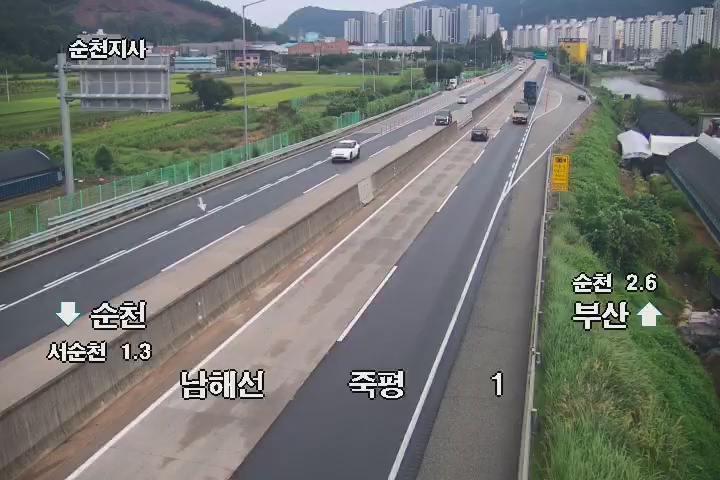
#> input picture frame.jpg, 720 x 480 px
$ python -i handover_features.py   (imports and definitions only)
#> lines starting #> are read from the running program, lines starting #| are printed output that depends on the picture; after the words box and inside, x2 and y2 are one past the last pixel; in counts of white or black regions, pixels touching at a corner belong together
# handover_features.py
import os, json
import cv2
import numpy as np
from pathlib import Path
from core.config import CAM_STATS_PATH
from collections import defaultdict, deque

# ----------------------------
# A1. 카메라별 러닝 통계 (μ, σ) 저장/로드
# ----------------------------
# [43 lines that did not run here, left out]


# ----------------------------
# A2. 저비용 특징 추출
#   - HSV(H,S), LAB(a,b) hist
#   - (옵션) Hu moments 약간
# ----------------------------
def _crop_safe(img, xyxy):
    h, w = img.shape[:2]
    x1,y1,x2,y2 = map(int, xyxy)
    x1 = max(0, min(w-1, x1)); x2 = max(0, min(w, x2))
    y1 = max(0, min(h-1, y1)); y2 = max(0, min(h, y2))
    if x2 <= x1+1 or y2 <= y1+1:
        return None
    return img[y1:y2, x1:x2]

def _hist_1ch(ch, bins=32):
    hist = cv2.calcHist([ch],[0],None,[bins],[0,256]).ravel()
    hist = hist / (hist.sum()+1e-6)
    return hist.astype(np.float32)

def extract_color_feature(img_bgr, bins=32, use_clahe=True):
    # 조명 내성 보강 (V 채널 CLAHE 권장)
    if use_clahe:
        hsv = cv2.cvtColor(img_bgr, cv2.COLOR_BGR2HSV)
        h,s,v = cv2.split(hsv)
        clahe = cv2.createCLAHE(clipLimit=2.0, tileGridSize=(8,8))
        v = clahe.apply(v)
        hsv = cv2.merge([h,s,v])
        img_bgr = cv2.cvtColor(hsv, cv2.COLOR_HSV2BGR)

    hsv = cv2.cvtColor(img_bgr, cv2.COLOR_BGR2HSV)
    lab = cv2.cvtColor(img_bgr, cv2.COLOR_BGR2LAB)
    h,s,_ = cv2.split(hsv)
    _,a,b = cv2.split(lab)

    h_hist = _hist_1ch(h, bins)
    s_hist = _hist_1ch(s, bins)
    a_hist = _hist_1ch(a, bins)
    b_hist = _hist_1ch(b, bins)
    return np.concatenate([h_hist, s_hist, a_hist, b_hist], axis=0)  # 4*bins

def extract_shape_feature(img_bgr, take_hu=3):
    # 간단 이진화 후 Hu moments
    gray = cv2.cvtColor(img_bgr, cv2.COLOR_BGR2GRAY)
    gray = cv2.GaussianBlur(gray, (3,3), 1.0)
    thr = cv2.threshold(gray, 0, 255, cv2.THRESH_OTSU)[1]
    hu = cv2.HuMoments(cv2.moments(thr)).flatten()
    # log scale 안정화
    hu = -np.sign(hu)*np.log10(np.abs(hu) + 1e-9)
    hu = hu[:take_hu].astype(np.float32)  # 2~3D만 사용 권장
    # 비율 한 개 추가
    h, w = img_bgr.shape[:2]
    ratio = np.array([w/(h+1e-6)], dtype=np.float32)
    return np.concatenate([hu, ratio], axis=0)  # (take_hu + 1,)

def build_frame_feature(img_bgr, bins=32, with_shape=True):
    col = extract_color_feature(img_bgr, bins=bins, use_clahe=True)       # 4*bins
    if with_shape:
        shp = extract_shape_feature(img_bgr, take_hu=3)                   # 4D
        return np.concatenate([col, shp], axis=0)                          # 4*bins + 4
    return col


# ----------------------------
# A3. 트랙 → 핑거프린트 (중앙값 풀링 + 카메라 표준화)
# ----------------------------
# [23 lines that did not run here, left out]


# ----------------------------
# A4. 유사도 & 이중 게이트
# ----------------------------
def cosine_sim(a, b):
    na = np.linalg.norm(a); nb = np.linalg.norm(b)
    if na < 1e-6 or nb < 1e-6: return 0.0
    return float(np.dot(a,b) / (na*nb))

def bhattach_dist(p, q):
    # hist-like 부분에 더 적합하지만 여기서는 전체 벡터에도 사용 가능
    # (음수 없도록 ReLU; 안정화)
    p = np.maximum(0, p); q = np.maximum(0, q)
    p = p / (p.sum()+1e-6); q = q / (q.sum()+1e-6)
    bc = np.sum(np.sqrt(p*q))
    return float(np.clip(np.sqrt(max(0.0, 1.0 - bc)), 0.0, 1.0))

def compare_fingerprints(fp_src, fp_tgt, cos_th=0.85, bh_th=0.25, alpha=0.6):
    cos = cosine_sim(fp_src, fp_tgt)
    bh  = bhattach_dist(fp_src, fp_tgt)
    # 종합 점수(참고) 및 이중게이트 판정
    score = alpha*cos + (1-alpha)*(1.0 - bh)
    ok = (cos >= cos_th) or (bh <= bh_th)
    return {"cos":cos, "bh":bh, "score":score, "ok":ok}

>>> import cv2
>>> picture = cv2.imread('../frame.jpg')
#> picture is the input picture: shape (480, 720, 3); mean B, G, R 111.8, 116.6, 113.4
>>> result = build_frame_feature(picture)
#> in extract_color_feature, `hsv = cv2.cvtColor(img_bgr, cv2.COLOR_BGR2HSV)`: hsv: shape (480, 720, 3); mean H, S, V 70, 43.7, 124.2
#> in extract_color_feature, `h,s,v = cv2.split(hsv)`:
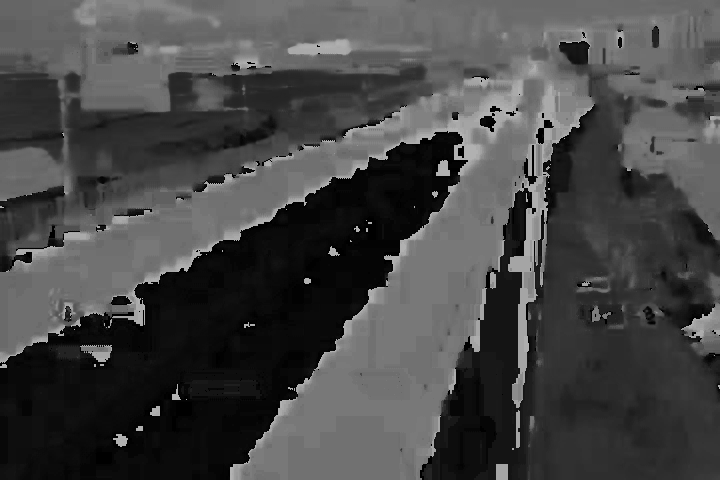
#> h: shape (480, 720); min 0, max 179, mean 70
#> in extract_color_feature, `h,s,v = cv2.split(hsv)`:
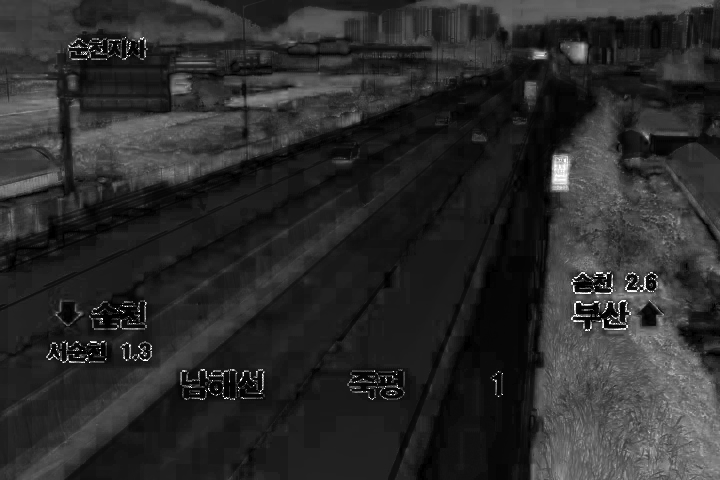
#> s: shape (480, 720); min 0, max 255, mean 43.7
#> in extract_color_feature, `v = clahe.apply(v)`:
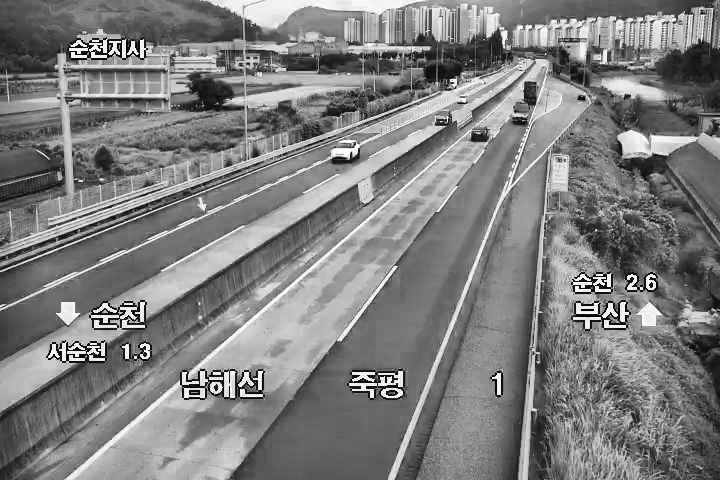
#> v: shape (480, 720); min 0, max 255, mean 126.5
#> in extract_color_feature, `hsv = cv2.merge([h,s,v])`: hsv: shape (480, 720, 3); mean H, S, V 70, 43.7, 126.5
#> in extract_color_feature, `img_bgr = cv2.cvtColor(hsv, cv2.COLOR_HSV2BGR)`:
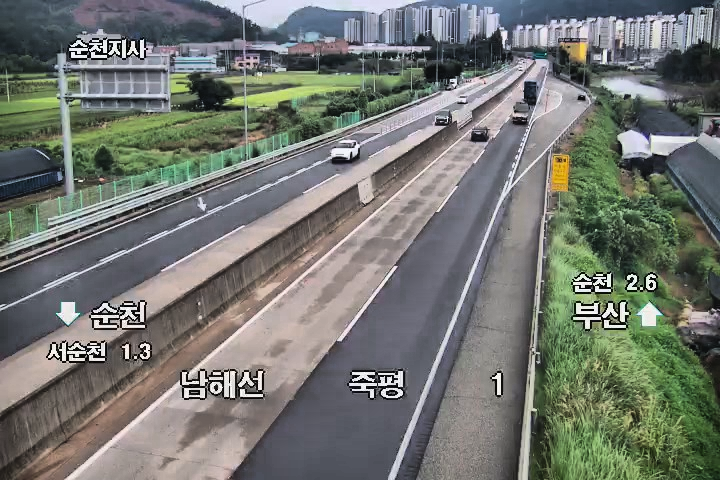
#> img_bgr: shape (480, 720, 3); mean B, G, R 112.7, 118.8, 115.3
#> in extract_color_feature, `hsv = cv2.cvtColor(img_bgr, cv2.COLOR_BGR2HSV)`: hsv: shape (480, 720, 3); mean H, S, V 69.9, 45, 126.5
#> in extract_color_feature, `lab = cv2.cvtColor(img_bgr, cv2.COLOR_BGR2LAB)`: lab: shape (480, 720, 3); mean of channels 0, 1, 2 124.6, 125.7, 130.9
#> in extract_color_feature, `_,a,b = cv2.split(lab)`:
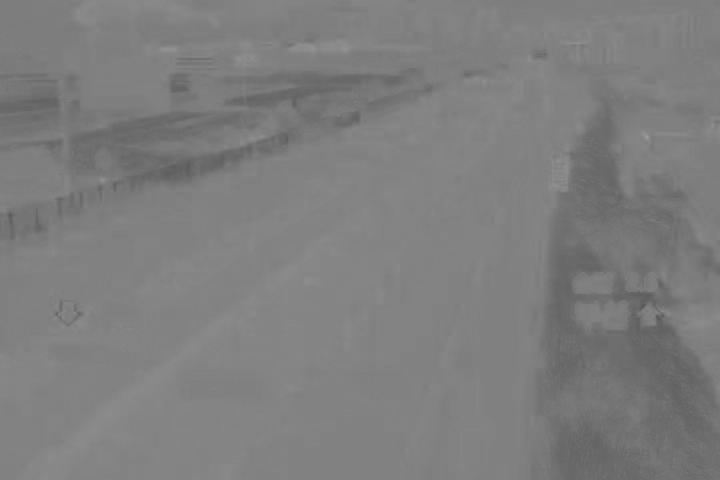
#> a: shape (480, 720); min 89, max 156, mean 125.7
#> in extract_color_feature, `_,a,b = cv2.split(lab)`:
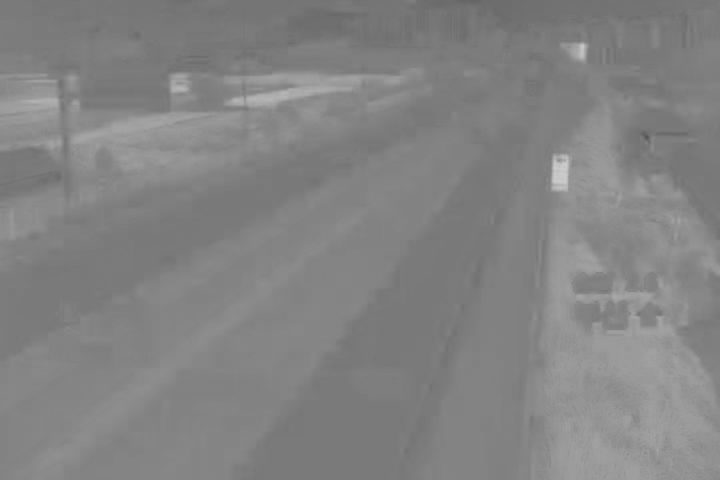
#> b: shape (480, 720); min 83, max 205, mean 130.9
#> in _hist_1ch, `hist = cv2.calcHist([ch],[0],None,[bins],[0,256]).ravel()`: hist = 32 values, max 56229 at index 1, min 0 at index 23, mean 10800
#> in _hist_1ch, `hist = hist / (hist.sum()+1e-6)`: hist = 32 values, max 0.163 at index 1, min 0 at index 23, mean 0.0312
#> in extract_color_feature, `h_hist = _hist_1ch(h, bins)`: h_hist has the same summary as hist in _hist_1ch
#> in extract_color_feature, `s_hist = _hist_1ch(s, bins)`: s_hist = 32 values, max 0.202 at index 3, min 0.000104 at index 30, mean 0.0312
#> in extract_color_feature, `a_hist = _hist_1ch(a, bins)`: a_hist = 32 values, max 0.602 at index 16, min 0 at index 0, mean 0.0312
#> in extract_color_feature, `b_hist = _hist_1ch(b, bins)`: b_hist = 32 values, max 0.346 at index 15, min 0 at index 0, mean 0.0313
#> in build_frame_feature, `col = extract_color_feature(img_bgr, bins=bins, use_clahe=True)`: col = 128 values, max 0.602 at index 80, min 0 at index 23, mean 0.0312
#> in extract_shape_feature, `thr = cv2.threshold(gray, 0, 255, cv2.THRESH_OTSU)[1]`:
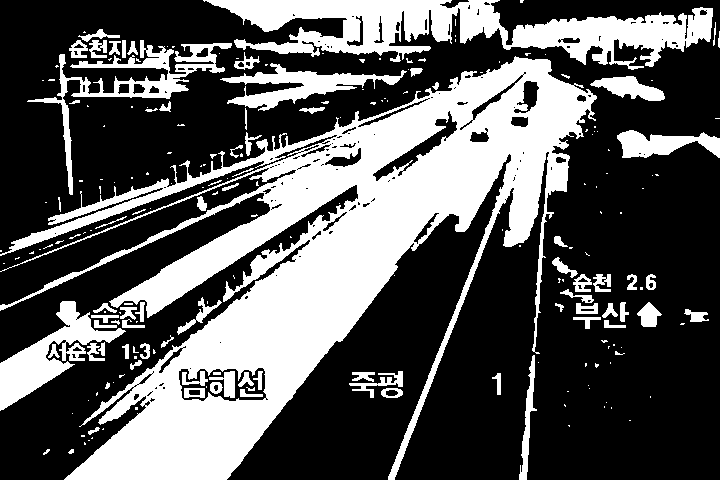
#> thr: shape (480, 720); 34.8% white; 215 white regions (134 under 20 px), largest, box (x1, y1, x2, y2) and area: (0, 56, 597, 480) 80614, (203, 0, 713, 70) 16329, (0, 301, 126, 411) 4342
#> in extract_shape_feature, `hu = cv2.HuMoments(cv2.moments(thr)).flatten()`: hu = [0.00146, 5.99e-07, 2.07e-10, 7.99e-12, 1.76e-22, 4.04e-16, -2.73e-22]
#> in extract_shape_feature, `hu = -np.sign(hu)*np.log10(np.abs(hu) + 1e-9)`: hu = [2.84, 6.22, 8.92, 9, 9, 9, -9]
#> in extract_shape_feature, `hu = hu[:take_hu].astype(np.float32)`: hu = [2.84, 6.22, 8.92]
#> in build_frame_feature, `shp = extract_shape_feature(img_bgr, take_hu=3)`: shp = [2.84, 6.22, 8.92, 1.5]
#> result = 132 values, max 8.92 at index 130, min 0 at index 23, mean 0.178
